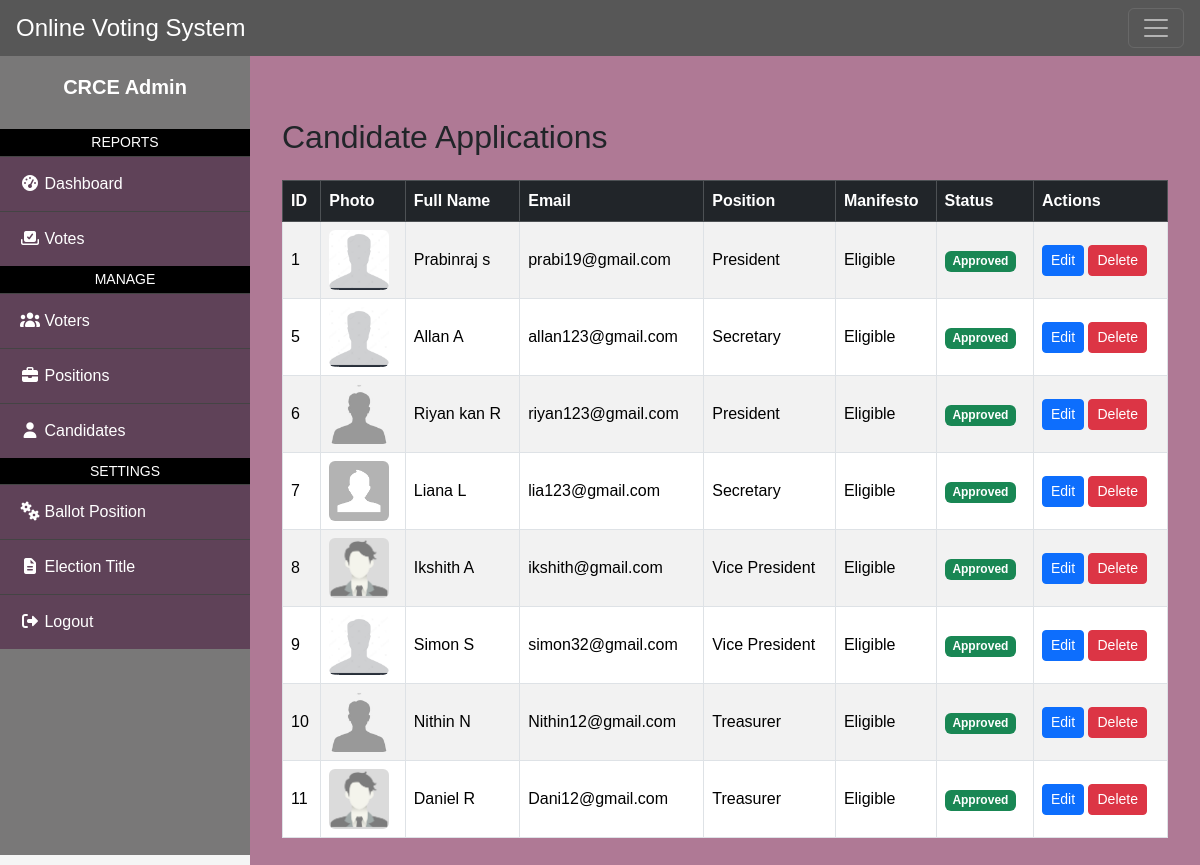
The page /candidates_admin/ (signed in) on the database its author committed.
### ops_app/models.py (models this page shows, shortened)
class Candidate(models.Model):
    STATUS_CHOICES = (
        ("Pending", "Pending"),
        ("Approved", "Approved"),
        ("Rejected", "Rejected"),
    )
    firstname = models.CharField(max_length=100)
    lastname = models.CharField(max_length=100)
    email = models.EmailField(null=True, blank=True)
    manifesto = models.TextField(null=True, blank=True)
    status = models.CharField(max_length=20, choices=STATUS_CHOICES, default="Pending")
    applied_at = models.DateTimeField(default=timezone.now)  # ✅ FIXED
    position = models.ForeignKey(Position, on_delete=models.CASCADE, null=True, blank=True)
    photo = models.ImageField(upload_to="candidates/", null=True, blank=True)

class Position(models.Model):
    description = models.CharField(max_length=100, unique=True)
    maximumvote = models.IntegerField(default=1)

### ops_app/views.py (the view)
# urls.py: path('candidates_admin/',views.candidates_admin,name='candidates_admin'),
@login_required
def candidates_admin(request):
    if not request.user.is_superuser:
        return redirect("voter_dashboard")
    candidates = Candidate.objects.all()
    return render(request, "candidates_admin.html", {"candidates": candidates})

### ops_app/templates/candidates_admin.html (shortened to what this page needs)
{% extends "base.html" %}
{% block content %}
<div class="container mt-5">
  <h2 class="mb-4">Candidate Applications</h2>
  <table class="table table-bordered table-striped align-middle">
    <thead class="table-dark">
      <tr>
        <th>ID</th>
        <th>Photo</th>
        <th>Full Name</th>
        <th>Email</th>
        <th>Position</th>
        <th>Manifesto</th>
        <th>Status</th>
        <th>Actions</th>
      </tr>
    </thead>
    <tbody>
      {% for x in candidates %}
      <tr>
        <td>{{ x.id }}</td>
        <td>
          {% if x.photo %}
            <img src="{{ x.photo.url }}" alt="Candidate Photo" width="60" height="60" class="rounded" style="object-fit: cover;">
          {% else %}
            <span class="text-muted">No Photo</span>
          {% endif %}
        </td>
        <td>{{ x.firstname }} {{ x.lastname }}</td>
        <td>{{ x.email }}</td>
        <td>{{ x.position.description }}</td>
        <td>{{ x.manifesto }}</td>
        <td>
          {% if x.status == "Pending" %}
          <a href="{% url 'candidate_detail' x.id %}" class="badge bg-warning text-dark text-decoration-none">
      Pending
    </a>
          {% elif x.status == "Approved" %}
            <span class="badge bg-success">Approved</span>
          {% elif x.status == "Rejected" %}
            <span class="badge bg-danger">Rejected</span>
          {% endif %}
        </td>
        <td>
          <a href="{% url 'edit_candidate' x.id %}" class="btn btn-primary btn-sm">Edit</a>
          <a href="{% url 'delete_candidate' x.id %}" class="btn btn-danger btn-sm">Delete</a>
        </td>
      </tr>
      {% endfor %}
    </tbody>
  </table>
</div>
{% endblock %}

### ops_app/templates/base.html (style rules this page uses)
body { margin: 0; font-family: Arial, sans-serif; background-color: #f5f5f5; }

### rows shown on the page
Candidate: id "1", photo (picture), firstname "Prabinraj", lastname "s", email "prabi19@gmail.com", position.description "President", manifesto "Eligible", status "Approved"
Candidate: id "5", photo (picture), firstname "Allan", lastname "A", email "allan123@gmail.com", position.description "Secretary", manifesto "Eligible", status "Approved"
Candidate: id "6", photo (picture), firstname "Riyan kan", lastname "R", email "riyan123@gmail.com", position.description "President", manifesto "Eligible", status "Approved"
Candidate: id "7", photo (picture), firstname "Liana", lastname "L", email "lia123@gmail.com", position.description "Secretary", manifesto "Eligible", status "Approved"
Candidate: id "8", photo (picture), firstname "Ikshith", lastname "A", email "ikshith@gmail.com", position.description "Vice President", manifesto "Eligible", status "Approved"
Candidate: id "9", photo (picture), firstname "Simon", lastname "S", email "simon32@gmail.com", position.description "Vice President", manifesto "Eligible", status "Approved"
Candidate: id "10", photo (picture), firstname "Nithin", lastname "N", email "Nithin12@gmail.com", position.description "Treasurer", manifesto "Eligible", status "Approved"
Candidate: id "11", photo (picture), firstname "Daniel", lastname "R", email "Dani12@gmail.com", position.description "Treasurer", manifesto "Eligible", status "Approved"
